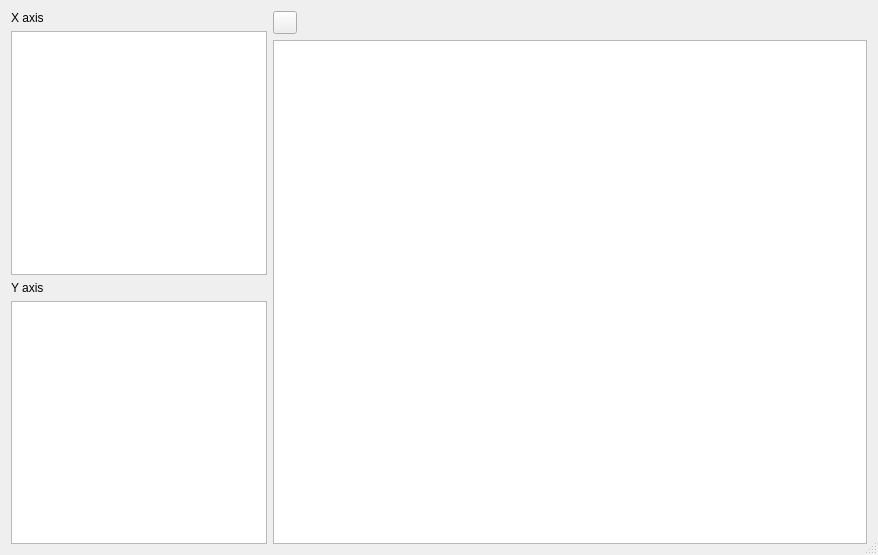
<?xml version="1.0" encoding="UTF-8"?>
<ui version="4.0">
 <class>ScatterPlotDialog</class>
 <widget class="QDialog" name="ScatterPlotDialog">
  <property name="geometry">
   <rect>
    <x>0</x>
    <y>0</y>
    <width>878</width>
    <height>555</height>
   </rect>
  </property>
  <property name="windowTitle">
   <string>Scatter Plot</string>
  </property>
  <property name="sizeGripEnabled">
   <bool>true</bool>
  </property>
  <layout class="QHBoxLayout" name="horizontalLayout">
   <item>
    <layout class="QVBoxLayout" name="verticalLayout">
     <item>
      <widget class="QLabel" name="label">
       <property name="sizePolicy">
        <sizepolicy hsizetype="Minimum" vsizetype="Preferred">
         <horstretch>0</horstretch>
         <verstretch>0</verstretch>
        </sizepolicy>
       </property>
       <property name="text">
        <string>X axis</string>
       </property>
      </widget>
     </item>
     <item>
      <widget class="QListWidget" name="list_x">
       <property name="sizePolicy">
        <sizepolicy hsizetype="Minimum" vsizetype="Expanding">
         <horstretch>0</horstretch>
         <verstretch>0</verstretch>
        </sizepolicy>
       </property>
      </widget>
     </item>
     <item>
      <widget class="QLabel" name="label_3">
       <property name="sizePolicy">
        <sizepolicy hsizetype="Minimum" vsizetype="Preferred">
         <horstretch>0</horstretch>
         <verstretch>0</verstretch>
        </sizepolicy>
       </property>
       <property name="text">
        <string>Y axis</string>
       </property>
      </widget>
     </item>
     <item>
      <widget class="QListWidget" name="list_y">
       <property name="sizePolicy">
        <sizepolicy hsizetype="Minimum" vsizetype="Expanding">
         <horstretch>0</horstretch>
         <verstretch>0</verstretch>
        </sizepolicy>
       </property>
      </widget>
     </item>
    </layout>
   </item>
   <item>
    <layout class="QVBoxLayout" name="verticalLayout_2">
     <item>
      <widget class="QToolButton" name="filter_chart">
       <property name="text">
        <string/>
       </property>
       <property name="icon">
        <iconset resource="app.qrc">
         <normaloff>:/icons/view-filter.png</normaloff>
         <normalon>:/icons/view-no-filter.png</normalon>:/icons/view-filter.png</iconset>
       </property>
       <property name="checkable">
        <bool>true</bool>
       </property>
      </widget>
     </item>
     <item>
      <widget class="ChartView" name="chart"/>
     </item>
    </layout>
   </item>
  </layout>
 </widget>
 <customwidgets>
  <customwidget>
   <class>ChartView</class>
   <extends>QGraphicsView</extends>
   <header>chartview.h</header>
   <slots>
    <signal>selected(float,float,bool)</signal>
   </slots>
  </customwidget>
 </customwidgets>
 <resources>
  <include location="app.qrc"/>
 </resources>
 <connections>
  <connection>
   <sender>filter_chart</sender>
   <signal>clicked()</signal>
   <receiver>ScatterPlotDialog</receiver>
   <slot>updateChart()</slot>
   <hints>
    <hint type="sourcelabel">
     <x>284</x>
     <y>23</y>
    </hint>
    <hint type="destinationlabel">
     <x>334</x>
     <y>14</y>
    </hint>
   </hints>
  </connection>
 </connections>
 <slots>
  <slot>updateChart()</slot>
 </slots>
</ui>
